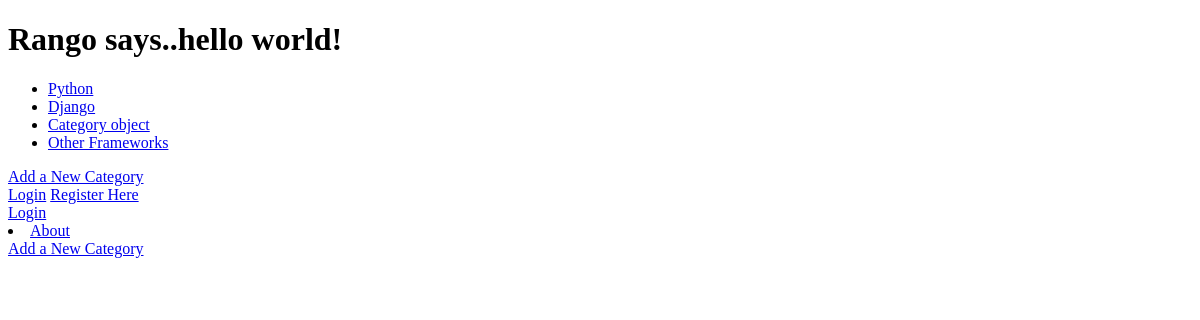
The app's page /rango/, older data.
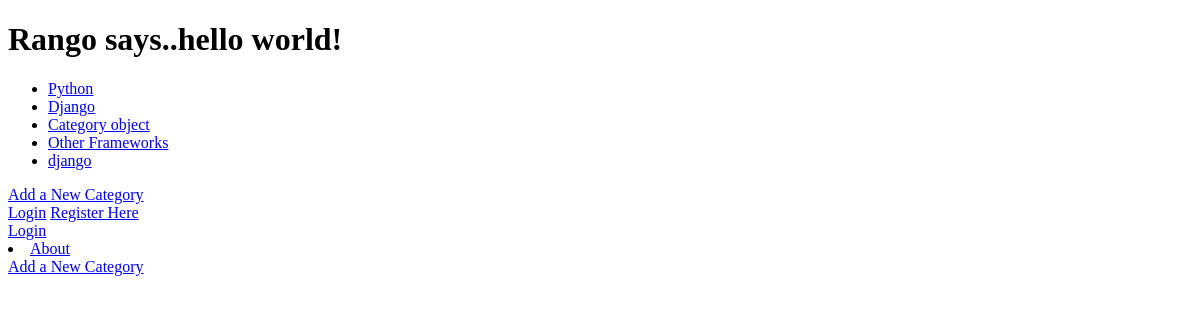
The same page, newer data.
### rango/models.py (models this page shows, shortened)
class Category(models.Model):
    name = models.CharField(max_length=128, unique=True)#chave primaria
    views = models.IntegerField(default=0)
    likes = models.IntegerField(default=0)
    slug = models.SlugField()

### rango/views.py (the view)
def index(request):
    category_list = Category.objects.order_by('-likes')[:5]
    page_list = Page.objects.order_by('-views')[:5]
    context_dict = {'categories': category_list, 'pages': page_list}
    visits = request.session.get('visits')
    if not visits:
        visits = 1
    reset_last_visit_time = False
    last_visit = request.session.get('last_visit')
    if last_visit:
        last_visit_time = datetime.strptime(last_visit[:-7], "%Y-%m-%d %H:%M:%S")
        if (datetime.now() - last_visit_time).seconds > 0:
            visits = visits + 1
            reset_last_visit_time = True
    else:
        reset_last_visit_time = True
    if reset_last_visit_time:
        request.session['last_visit'] = str(datetime.now())
        request.session['visits'] = visits
    context_dict['visits'] = visits
    response = render(request,'rango/index.html', context_dict)
    return response

### templates/rango/index.html (shortened to what this page needs)
<!DOCTYPE html>
<html>
    <head>
    </head>
    <body>
        <h1>Rango says..hello world!</h1>
        {% if categories %}
            <ul>
                {% for category in categories %}
                <li><a href="/rango/category/{{ category.slug }}">{{ category.name }}</a></li>
                {% endfor %}
            </ul>
       {% else %}
            <strong>There are no categories present.</strong>
       {% endif %}
        <a href="/rango/add_category/">Add a New Category</a><br />
        <a href="/rango/login/">Login</a>
        {% if user.is_authenticated %}
        <a href="/rango/restricted/">Restricted Page</a><br />
        <a href="/rango/logout/">Logout</a><br />
        {% else %}
        <a href="/rango/register/">Register Here</a><br />
        <a href="/rango/login/">Login</a><br />
        {% endif %}
        <li><a href="{% url 'about' %}">About</a></li>
        <a href="/rango/add_category/">Add a New Category</a><br />
    </body>
</html>

Row changes from the older to the newer data that the page shows:
added Category: name "django"
